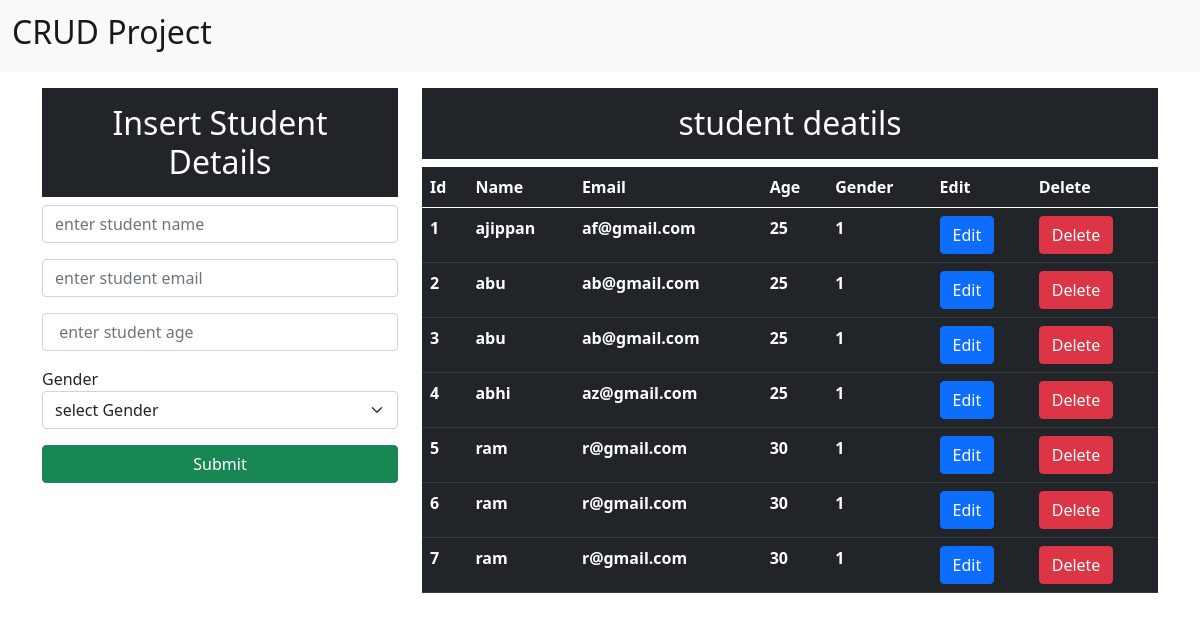
Before: / with the older database file.
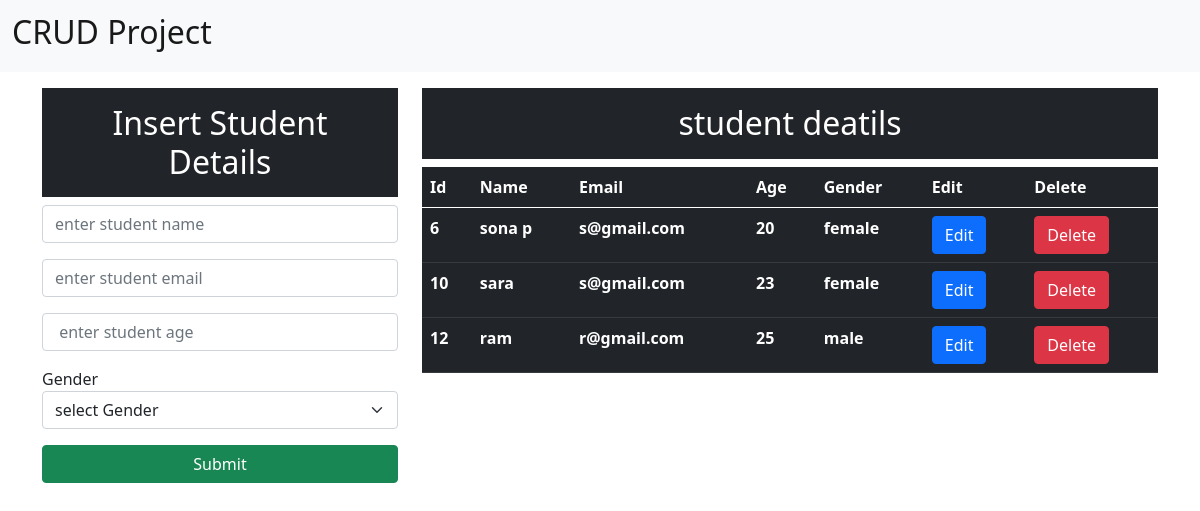
After: the same page with the newer database file.
### home/models.py (models this page shows)
class student(models.Model):
   name = models.CharField(max_length=25,blank=False,null=False)
   email = models.EmailField()
   age = models.IntegerField()
   gender = models.CharField(max_length=25,blank=False,null=False)

### home/views.py (the view)
# urls.py: path('',views.index,name="index"),
def index(request):
    data = student.objects.all()
    print(data)
    context={"data":data}
    print(context)
    return render(request,"index.html",context)

### templates/index.html (shortened to what this page needs)
<!doctype html>
<html lang="en">
  <head>
    <link href="https://cdn.jsdelivr.net/npm/bootstrap@5.0.2/dist/css/bootstrap.min.css" rel="stylesheet">
  </head>
  <body>
    <nav class="navbar navbar-light bg-light">
      <div class="container-fluid">
        <a class="navbar-brand" href="/">
         <h2>CRUD Project</h2>
        </a>
      </div>
    </nav>
    <div class="container mt-3">
      <div class="row">
        <div class="col-md-4">
          <h2 class="text-white bg-dark text-center p-3">Insert Student Details</h2>
          <form action="/insertData" method="post"> {% csrf_token %}
            <div class="form-group mb-3">
              <input type="text" class="form-control" placeholder="enter student name" name="name" required>
            </div>
            <div class="form-group mb-3">
              <input type="email" class="form-control" placeholder="enter student email" name="email" mt-3>
            </div>
           <div class="form-group mb-3">
            <input type="number" class="form-control" placeholder=" enter student age" name="age" mt-2>
           </div>
           <div class="form-group mb-3">
              <label for="gender">Gender</label>
              <select class="form-select" id="gender" name="gender">
                <option selected>select Gender</option>
              </select>
           </div>
            <div class="d-grid gap-2 mb-3">
              <button class="btn btn-success" type="submit" >Submit</button>
            </div>
          </form>
        </div>
        <div class="col-md-8">
         <h2 class="text-center text-white bg-dark p-3"> student deatils </details></h2>
         <table class="table table-dark">
          <thead>
            <th scope="col">Id</th>
            <th scope="col">Name</th>
            <th scope="col">Email</th>
            <th scope="col">Age</th>
            <th scope="col">Gender</th>
            <th scope="col">Edit</th>
            <th scope="col">Delete</th>
          </thead>
          <tbody>
          {% for d in data %}
            <tr>
              <th>{{d.id}}</th>
              <th>{{d.name}}</th>
              <th>{{d.email}}</th>
              <th>{{d.age}}</th>
              <th>{{d.gender}}</th>
              <th><a type="button" href="/updatedata/{{d.id}}" class="btn btn-primary">Edit</a></th>
              <th><a type="button" href="/deletedata/{{d.id}}" class="btn btn-danger">Delete</a></th>
            </tr>
          {% endfor %}
          </tbody>
        </table>
        </div>
      </div>
    </div>
  </body>
</html>

Changed rows visible on the page:
removed student: id "1", name "ajippan", email "af@gmail.com", age "25", gender "1"
removed student: id "2", name "abu", email "ab@gmail.com", age "25", gender "1"
removed student: id "3", name "abu", email "ab@gmail.com", age "25", gender "1"
removed student: id "4", name "abhi", email "az@gmail.com", age "25", gender "1"
removed student: id "5", name "ram", email "r@gmail.com", age "30", gender "1"
removed student: id "7", name "ram", email "r@gmail.com", age "30", gender "1"
changed student id 6: name "ram" → "sona p"; email "r@gmail.com" → "s@gmail.com"; age "30" → "20"; gender "1" → "female"
added student: id "10", name "sara", email "s@gmail.com", age "23", gender "female"
added student: id "12", name "ram", email "r@gmail.com", age "25", gender "male"
